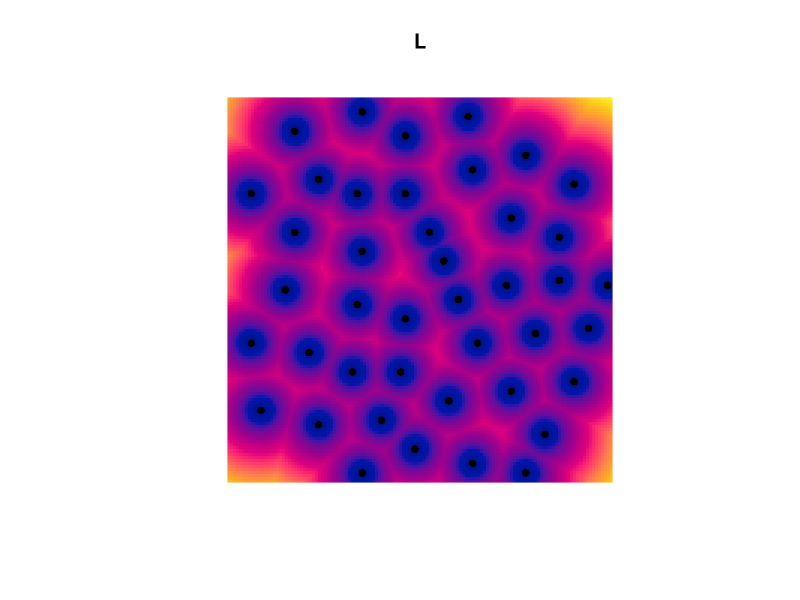
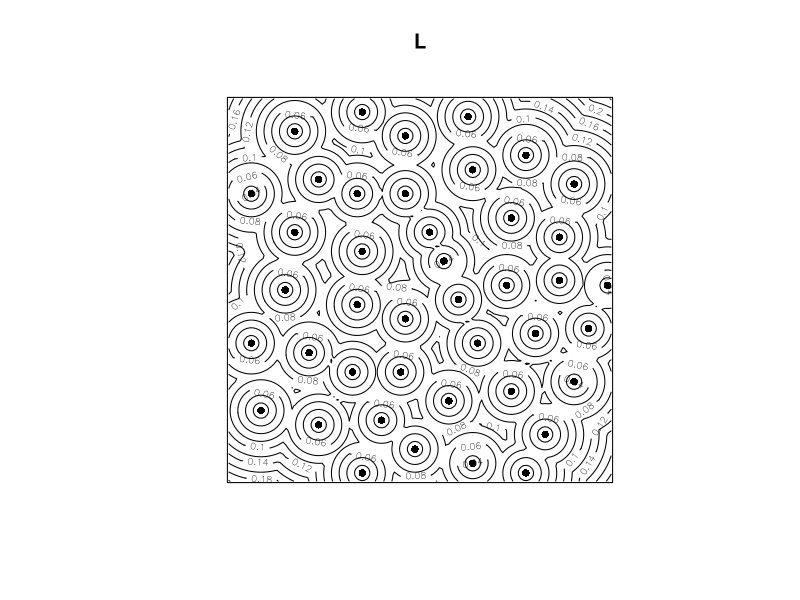

Write the R code that produced these figures, in order.
library(spatstat)


### Name: layered
### Title: Create List of Plotting Layers
### Aliases: layered
### Keywords: spatial hplot

### ** Examples

   D <- distmap(cells)
   L <- layered(D, cells)
   L
   L <- layered(D, cells,
    plotargs=list(list(ribbon=FALSE), list(pch=16)))
   plot(L)

   layerplotargs(L)[[1]] <- list(.plot="contour")
   plot(L)
